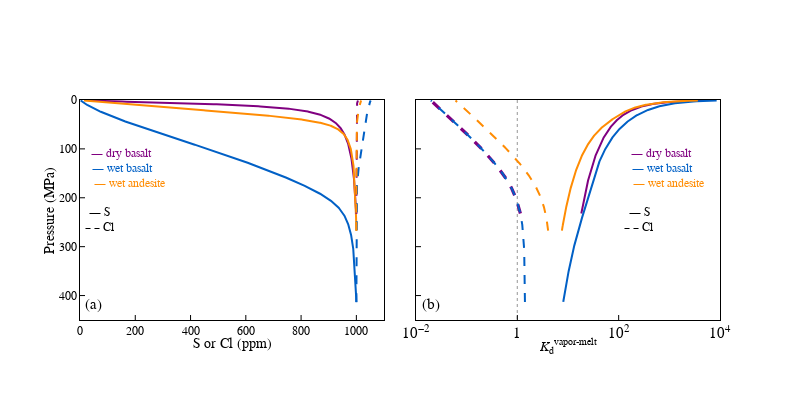

Source (notebook cell):
### Markdown cell above
## Plotting

### Code cell
fig = make_subplots(rows=1, cols=2, shared_yaxes = True, shared_xaxes = False,vertical_spacing=0.08, horizontal_spacing=0.05)

# define curve and symbol attributes
lw = 2
syms = 7
lc1 = '#800080' # purple, dry basalt
lc2 = '#FF8C03'  # orange, wet andesite
lc3 = 'black'
lc4 = 'lightgrey'
lc5 = 'darkgrey'
lc6 = '#0160C6' # blue wet basalt

r = 1
# P vs. conc.
c = 1
# S
# dry basalt
fig.add_trace(go.Scatter(mode = "lines", x=dry_basalt_degas['wS_melt'], y=dry_basalt_degas['pressure'], line_color = lc1, line_width = lw,line_dash = "solid"), row = r, col = c)
# wet basalt
fig.add_trace(go.Scatter(mode = "lines", x=wet_basalt_degas['wS_melt'], y=wet_basalt_degas['pressure'], line_color = lc6, line_width = lw,line_dash = "solid"), row = r, col = c)
# wet andesite
fig.add_trace(go.Scatter(mode = "lines", x=wet_andesite_degas['wS_melt'], y=wet_andesite_degas['pressure'], line_color = lc2, line_width = lw,line_dash = "solid"), row = r, col = c)
# Cl
# dry basalt
fig.add_trace(go.Scatter(mode = "lines", x=Cl_dry_basalt['Cl_ppm_m'], y=Cl_dry_basalt['P'], line_color = lc1, line_width = lw,line_dash = "dash"), row = r, col = c)
# wet basalt
fig.add_trace(go.Scatter(mode = "lines", x=Cl_wet_basalt['Cl_ppm_m'], y=Cl_wet_basalt['P'], line_color = lc6, line_width = lw,line_dash = "dash"), row = r, col = c)
# wet andesite
fig.add_trace(go.Scatter(mode = "lines", x=Cl_wet_andesite['Cl_ppm_m'], y=Cl_wet_andesite['P'], line_color = lc2, line_width = lw,line_dash = "dash"), row = r, col = c)
# axes
fig.update_yaxes(title='Pressure (MPa)',range=[450,0],dtick=100, row = r, col = c)
fig.update_xaxes(title = "S or Cl (ppm)",  range=[0,1100],dtick=200, row = r, col = c)

# P vs. Kd
c = 2
fig.add_trace(go.Scatter(mode = "lines", x=[1,1], y=[0,450], line_color = lc5, line_width = lw*0.6,line_dash = "dot"), row = r, col = c)
# S
# dry basalt
fig.add_trace(go.Scatter(mode = "lines", x=dry_basalt_degas['kd_combined_wt'], y=dry_basalt_degas['pressure'], line_color = lc1, line_width = lw,line_dash = "solid"), row = r, col = c)
# wet basalt
fig.add_trace(go.Scatter(mode = "lines", x=wet_basalt_degas['kd_combined_wt'], y=wet_basalt_degas['pressure'], line_color = lc6, line_width = lw,line_dash = "solid"), row = r, col = c)
# wet andesite
fig.add_trace(go.Scatter(mode = "lines", x=wet_andesite_degas['kd_combined_wt'], y=wet_andesite_degas['pressure'], line_color = lc2, line_width = lw,line_dash = "solid"), row = r, col = c)
# Cl
# dry basalt
fig.add_trace(go.Scatter(mode = "lines", x=Cl_dry_basalt['Kd_Cl'], y=Cl_dry_basalt['P'], line_color = lc1, line_width = lw*1.6,line_dash = "dash"), row = r, col = c)
# wet basalt
fig.add_trace(go.Scatter(mode = "lines", x=Cl_wet_basalt['Kd_Cl'], y=Cl_wet_basalt['P'], line_color = lc6, line_width = lw,line_dash = "dash"), row = r, col = c)
# wet andesite
fig.add_trace(go.Scatter(mode = "lines", x=Cl_wet_andesite['Kd_Cl'], y=Cl_wet_andesite['P'], line_color = lc2, line_width = lw,line_dash = "dash"), row = r, col = c)
# axes
fig.update_xaxes(title = "<i>K</i><sub>d</sub><sup>vapor-melt</sup>",  side='right', type='log', exponentformat='power', range=[-2,4], row = r, col = c)

# annotations
r=1
c=1
fig.add_annotation(x=50, y=420,text="(a)",showarrow=False, font=dict(size=15),textangle=0,  row = r, col = c)
fig.add_annotation(x=150, y=110,text="\u2014 dry basalt",showarrow=False,
                   ax = 0, ay = 0, font=dict(color=lc1), textangle=0, row = r, col = c)
fig.add_annotation(x=155, y=140,text="\u2014 wet basalt",showarrow=False,
                   ax = 0, ay = 0, font=dict(color=lc6), textangle=0, row = r, col = c)
fig.add_annotation(x=180, y=170,text="\u2014 wet andesite",showarrow=False,
                   ax = 0, ay = 0, font=dict(color=lc2), textangle=0, row = r, col = c)
fig.add_annotation(x=70, y=230,text="\u2014 S",showarrow=False,
                   ax = 0, ay = 0, font=dict(color='black'), textangle=0, row = r, col = c)
fig.add_annotation(x=70, y=260,text="\u2013 \u2013 Cl",showarrow=False,
                   ax = 0, ay = 0, font=dict(color='black'), textangle=0, row = r, col = c)
c=2
fig.add_annotation(x=math.log10(0.02), y=420,text="(b)",showarrow=False, font=dict(size=15),textangle=0,  row = r, col = c)
fig.add_annotation(x=math.log10(700), y=110,text="\u2014 dry basalt",showarrow=False,
                   ax = 0, ay = 0, font=dict(color=lc1), textangle=0, row = r, col = c)
fig.add_annotation(x=math.log10(740), y=140,text="\u2014 wet basalt",showarrow=False,
                   ax = 0, ay = 0, font=dict(color=lc6), textangle=0, row = r, col = c)
fig.add_annotation(x=math.log10(1000), y=170,text="\u2014 wet andesite",showarrow=False,
                   ax = 0, ay = 0, font=dict(color=lc2), textangle=0, row = r, col = c)
fig.add_annotation(x=math.log10(260), y=230,text="\u2014 S",showarrow=False,
                   ax = 0, ay = 0, font=dict(color='black'), textangle=0, row = r, col = c)
fig.add_annotation(x=math.log10(250), y=260,text="\u2013 \u2013 Cl",showarrow=False,
                   ax = 0, ay = 0, font=dict(color='black'), textangle=0, row = r, col = c)


fig.update_layout(height=400, width=800, plot_bgcolor='rgb(255,255,255)' , showlegend = False)

fig.update_xaxes(showline=True, linewidth=1, linecolor='black', mirror=True, ticks="inside", ticklen=5, title_standoff = 0, tickcolor="black", tickfont=dict(size=12))
fig.update_yaxes(showline=True, linewidth=1, linecolor='black', mirror=True, ticks="inside", ticklen=5, title_standoff = 0, tickcolor="black", tickfont=dict(size=12))

fig.update_layout(font_family="Arial",font_color="black")

fig.show()

### Figure 1 — Plotly figure (JSON) as saved in the notebook; plotly's stock layout.template omitted (floating-point values rounded to 4 significant figures; data arrays with more than 128 entries replaced by an {"elided": "..."} marker saying what was removed)
{"data": [{"line": {"color": "#800080", "dash": "solid", "width": 2}, "mode": "lines", "type": "scatter", "x": {"elided": "1000 float values"}, "xaxis": "x", "y": {"elided": "1000 float values"}, "yaxis": "y"}, {"line": {"color": "#0160C6", "dash": "solid", "width": 2}, "mode": "lines", "type": "scatter", "x": {"elided": "1000 float values"}, "xaxis": "x", "y": {"elided": "1000 float values"}, "yaxis": "y"}, {"line": {"color": "#FF8C03", "dash": "solid", "width": 2}, "mode": "lines", "type": "scatter", "x": {"elided": "1000 float values"}, "xaxis": "x", "y": {"elided": "1000 float values"}, "yaxis": "y"}, {"line": {"color": "#800080", "dash": "dash", "width": 2}, "mode": "lines", "type": "scatter", "x": {"elided": "1000 float values"}, "xaxis": "x", "y": {"elided": "1000 float values"}, "yaxis": "y"}, {"line": {"color": "#0160C6", "dash": "dash", "width": 2}, "mode": "lines", "type": "scatter", "x": {"elided": "1000 float values"}, "xaxis": "x", "y": {"elided": "1000 float values"}, "yaxis": "y"}, {"line": {"color": "#FF8C03", "dash": "dash", "width": 2}, "mode": "lines", "type": "scatter", "x": {"elided": "1000 float values"}, "xaxis": "x", "y": {"elided": "1000 float values"}, "yaxis": "y"}, {"line": {"color": "darkgrey", "dash": "dot", "width": 1.2}, "mode": "lines", "type": "scatter", "x": [1, 1], "xaxis": "x2", "y": [0, 450], "yaxis": "y2"}, {"line": {"color": "#800080", "dash": "solid", "width": 2}, "mode": "lines", "type": "scatter", "x": {"elided": "1000 float values"}, "xaxis": "x2", "y": {"elided": "1000 float values"}, "yaxis": "y2"}, {"line": {"color": "#0160C6", "dash": "solid", "width": 2}, "mode": "lines", "type": "scatter", "x": {"elided": "1000 float values"}, "xaxis": "x2", "y": {"elided": "1000 float values"}, "yaxis": "y2"}, {"line": {"color": "#FF8C03", "dash": "solid", "width": 2}, "mode": "lines", "type": "scatter", "x": {"elided": "1000 float values"}, "xaxis": "x2", "y": {"elided": "1000 float values"}, "yaxis": "y2"}, {"line": {"color": "#800080", "dash": "dash", "width": 3.2}, "mode": "lines", "type": "scatter", "x": {"elided": "1000 mixed values"}, "xaxis": "x2", "y": {"elided": "1000 float values"}, "yaxis": "y2"}, {"line": {"color": "#0160C6", "dash": "dash", "width": 2}, "mode": "lines", "type": "scatter", "x": {"elided": "1000 mixed values"}, "xaxis": "x2", "y": {"elided": "1000 float values"}, "yaxis": "y2"}, {"line": {"color": "#FF8C03", "dash": "dash", "width": 2}, "mode": "lines", "type": "scatter", "x": {"elided": "1000 mixed values"}, "xaxis": "x2", "y": {"elided": "1000 float values"}, "yaxis": "y2"}], "layout": {"annotations": [{"font": {"size": 15}, "showarrow": false, "text": "(a)", "textangle": 0, "x": 50, "xref": "x", "y": 420, "yref": "y"}, {"ax": 0, "ay": 0, "font": {"color": "#800080"}, "showarrow": false, "text": "— dry basalt", "textangle": 0, "x": 150, "xref": "x", "y": 110, "yref": "y"}, {"ax": 0, "ay": 0, "font": {"color": "#0160C6"}, "showarrow": false, "text": "— wet basalt", "textangle": 0, "x": 155, "xref": "x", "y": 140, "yref": "y"}, {"ax": 0, "ay": 0, "font": {"color": "#FF8C03"}, "showarrow": false, "text": "— wet andesite", "textangle": 0, "x": 180, "xref": "x", "y": 170, "yref": "y"}, {"ax": 0, "ay": 0, "font": {"color": "black"}, "showarrow": false, "text": "— S", "textangle": 0, "x": 70, "xref": "x", "y": 230, "yref": "y"}, {"ax": 0, "ay": 0, "font": {"color": "black"}, "showarrow": false, "text": "– – Cl", "textangle": 0, "x": 70, "xref": "x", "y": 260, "yref": "y"}, {"font": {"size": 15}, "showarrow": false, "text": "(b)", "textangle": 0, "x": -1.699, "xref": "x2", "y": 420, "yref": "y2"}, {"ax": 0, "ay": 0, "font": {"color": "#800080"}, "showarrow": false, "text": "— dry basalt", "textangle": 0, "x": 2.845, "xref": "x2", "y": 110, "yref": "y2"}, {"ax": 0, "ay": 0, "font": {"color": "#0160C6"}, "showarrow": false, "text": "— wet basalt", "textangle": 0, "x": 2.869, "xref": "x2", "y": 140, "yref": "y2"}, {"ax": 0, "ay": 0, "font": {"color": "#FF8C03"}, "showarrow": false, "text": "— wet andesite", "textangle": 0, "x": 3, "xref": "x2", "y": 170, "yref": "y2"}, {"ax": 0, "ay": 0, "font": {"color": "black"}, "showarrow": false, "text": "— S", "textangle": 0, "x": 2.415, "xref": "x2", "y": 230, "yref": "y2"}, {"ax": 0, "ay": 0, "font": {"color": "black"}, "showarrow": false, "text": "– – Cl", "textangle": 0, "x": 2.398, "xref": "x2", "y": 260, "yref": "y2"}], "font": {"color": "black", "family": "Arial"}, "height": 400, "plot_bgcolor": "rgb(255,255,255)", "showlegend": false, "width": 800, "xaxis": {"anchor": "y", "domain": [0, 0.475], "dtick": 200, "linecolor": "black", "linewidth": 1, "mirror": true, "range": [0, 1100], "showline": true, "tickcolor": "black", "tickfont": {"size": 12}, "ticklen": 5, "ticks": "inside", "title": {"standoff": 0, "text": "S or Cl (ppm)"}}, "xaxis2": {"anchor": "y2", "domain": [0.525, 1], "exponentformat": "power", "linecolor": "black", "linewidth": 1, "mirror": true, "range": [-2, 4], "showline": true, "side": "right", "tickcolor": "black", "tickfont": {"size": 12}, "ticklen": 5, "ticks": "inside", "title": {"standoff": 0, "text": "<i>K</i><sub>d</sub><sup>vapor-melt</sup>"}, "type": "log"}, "yaxis": {"anchor": "x", "domain": [0, 1], "dtick": 100, "linecolor": "black", "linewidth": 1, "mirror": true, "range": [450, 0], "showline": true, "tickcolor": "black", "tickfont": {"size": 12}, "ticklen": 5, "ticks": "inside", "title": {"standoff": 0, "text": "Pressure (MPa)"}}, "yaxis2": {"anchor": "x2", "domain": [0, 1], "linecolor": "black", "linewidth": 1, "matches": "y", "mirror": true, "showline": true, "showticklabels": false, "tickcolor": "black", "tickfont": {"size": 12}, "ticklen": 5, "ticks": "inside", "title": {"standoff": 0}}}}
